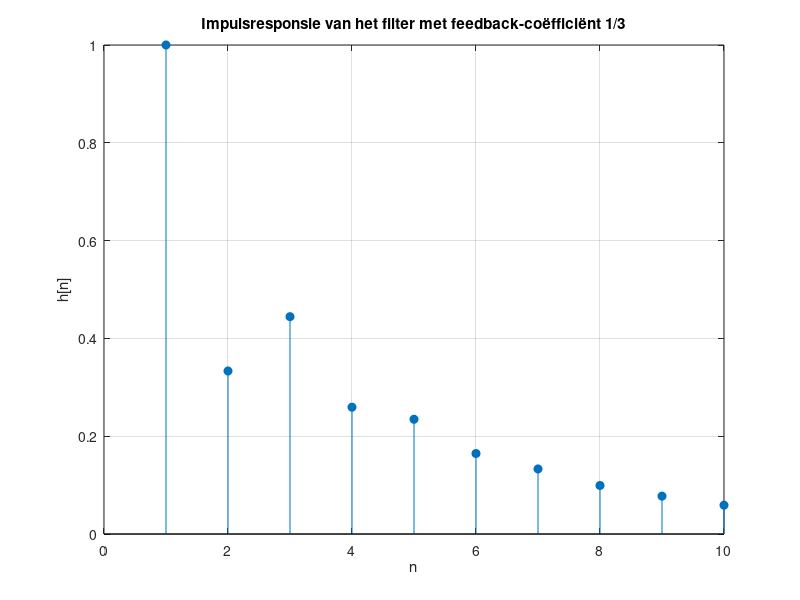
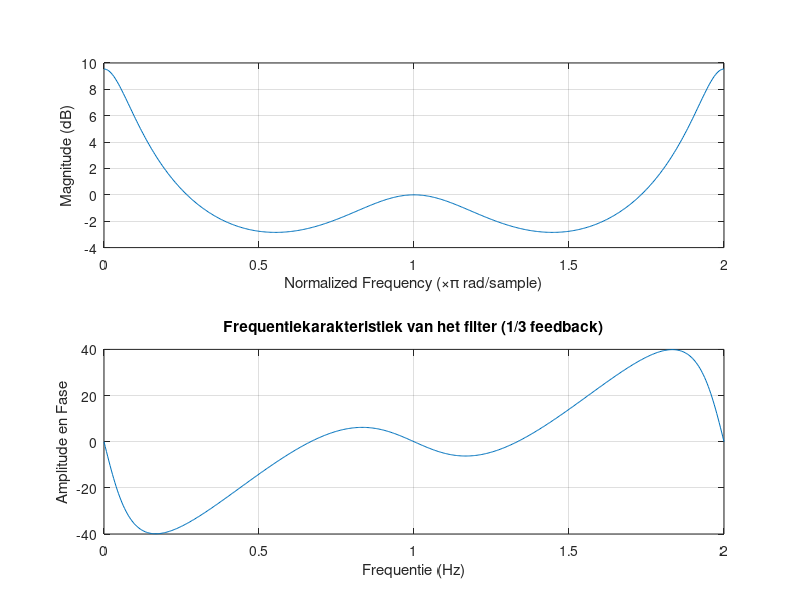

These charts were generated, in order, by the following MATLAB code:
% Definieer de nieuwe filtercoëfficiënten
b = [1];         % Coëfficiënten van x[n] (noemer)
a = [1 -1/3 -1/3]; % Feedback-coëfficiënten (teller)  dit is 1/3

% Impulsresponsie berekenen
impuls = [1; zeros(9,1)]; % Eenheidsimpuls (delta-functie)
h = filter(b, a, impuls); % Impulsresponsie berekenen

% Plot de impulsresponsie
figure;
stem(h, 'filled');
title('Impulsresponsie van het filter met feedback-coëfficiënt 1/3');
xlabel('n');
ylabel('h[n]');
grid on;

% Frequentieresponsie berekenen en plotten
figure;
freqz(b, a, 512, 'whole'); 
title('Frequentiekarakteristiek van het filter (1/3 feedback)');
xlabel('Frequentie (Hz)');
ylabel('Amplitude en Fase');

% Toon de eerste vijf waarden van de impulsresponsie
disp('De eerste vijf waarden van de impulsresponsie:');
disp(h(1:5));
